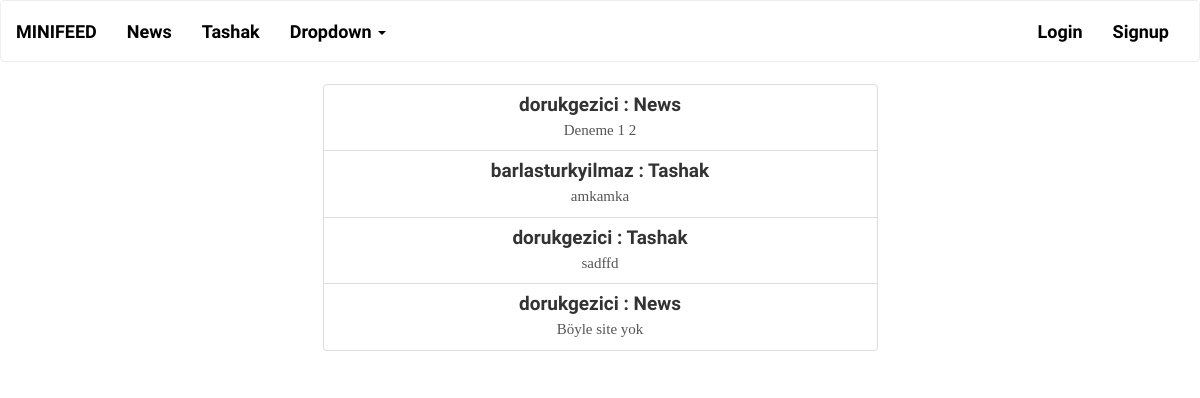
Before: / with the older database file.
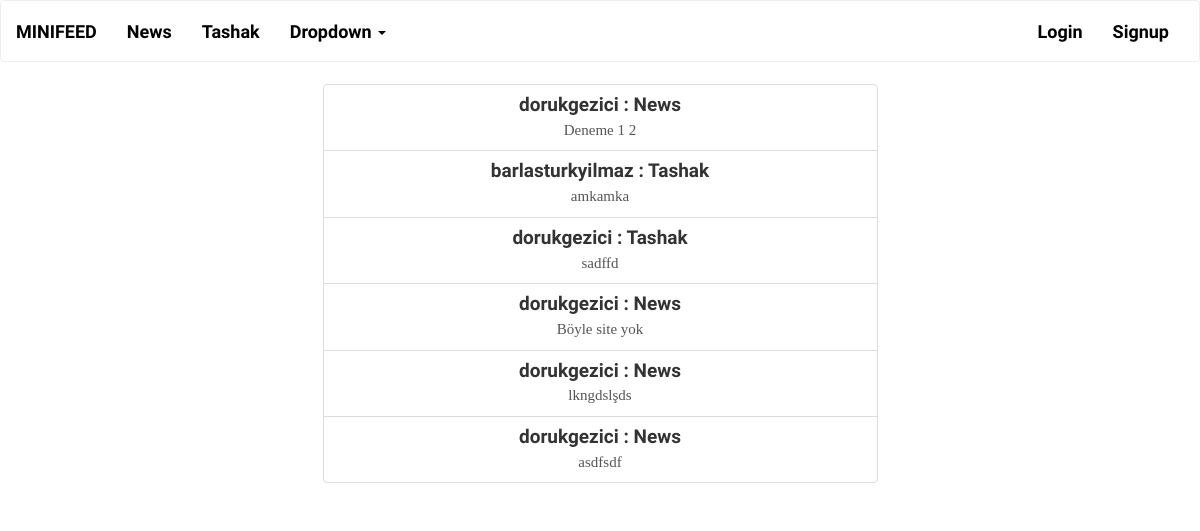
After: the same page with the newer database file.
### feed/models.py (models this page shows, shortened)
class Category(models.Model):
    name = models.CharField(max_length=50)
    slug = models.SlugField(unique=True, blank=True)
    description = models.CharField(max_length=100, blank=True)
    def __str__(self):
        return "{name}".format(name=self.name)

class Post(models.Model):
    timestamp = models.DateTimeField(auto_now_add=True)
    body = models.CharField(max_length=200)
    category = models.ForeignKey("Category")
    author = models.ForeignKey(User, blank=False, null=False)

### feed/views.py (the view)
# urls.py: url(r'^$', IndexView.as_view(), name='index'),
class IndexView(generic.CreateView):
    form_class = PostForm
    template_name = 'index.html'
    success_url = "."
    def get_context_data(self, **kwargs):
        context = super().get_context_data(**kwargs)
        context["posts"] = Post.objects.all()
        return context
    def get_form_kwargs(self):
        kwargs = super().get_form_kwargs()
        if self.request.method == "POST":
            post_data = kwargs["data"].copy()
            post_data["author"] = self.request.user.id
            kwargs["data"] = post_data
        return kwargs

### feed/context_processors.py (called while the page is built)
def global_processor(request):
    return {
        "categories": Category.objects.all(),
        "user": request.user
    }

### feed/templates/index.html (shortened to what this page needs)
{% extends "theme.html" %}
{% load bootstrap %}
{% block body %}
    <div class="container">
        <div class="row">
            <div class="col-md-6 col-md-offset-3">
            </div>
        </div>
        <div class="row">
            <div class="col-md-6 col-md-offset-3" style="text-align: center";>
                <div class="list-group">
                {% for post in posts %}
                    <a href="#" class="list-group-item">
                        <h4 class="list-group-item-heading">{{ post.author }} : {{ post.category }}</h4>
                        <p class="list-group-item-text">{{ post.body }}</p>
                    </a>
                {% endfor %}
                </div>
            </div>
        </div>
    </div>
{% endblock %}

### feed/templates/theme.html (shortened to what this page needs)
<!DOCTYPE html>
<html>
  <head>
      {% load static %}
      <link rel="stylesheet" href={% static "css/bootstrap.min.css" %}>
      <link rel="stylesheet" href={% static "css/style.css" %}>
  </head>
  <body>
    <nav class="navbar navbar-default">
        <div class="container-fluid">
            <div class="navbar-header">
                <a class="navbar-brand" href="/">MiniFeed</a>
            </div>
            <div class="collapse navbar-collapse" id="bs-example-navbar-collapse-1">
                <ul class="nav navbar-nav">
                    {% for category in categories %}
                        {% url "category" category_slug=category.slug as category_url %}
                        <li {% if request.path == category_url %}class="active"{% endif %}><a href={{ category_url }}>{{ category.name }}</a></li>
                    {% endfor %}
                    <li class="dropdown">
                        <a href="#" class="dropdown-toggle" data-toggle="dropdown" role="button" aria-expanded="false">Dropdown <span class="caret"></span></a>
                    </li>
                </ul>
                <ul class="nav navbar-nav navbar-right">
                    {% if user.is_authenticated %}
                        <li><a href="{% url "logout" %}">Logout</a></li>
                    {% else %}
                        <li><a href="{% url "login" %}">Login</a></li>
                        <li><a href="{% url "signup" %}">Signup</a></li>
                    {% endif %}
                </ul>
            </div>
        </div>
    </nav>
    {% block body %}{% endblock %}
  </body>
</html>

Changed rows visible on the page:
added Post: author "dorukgezici", category "News", body "lkngdslşds"
added Post: author "dorukgezici", category "News", body "asdfsdf"
